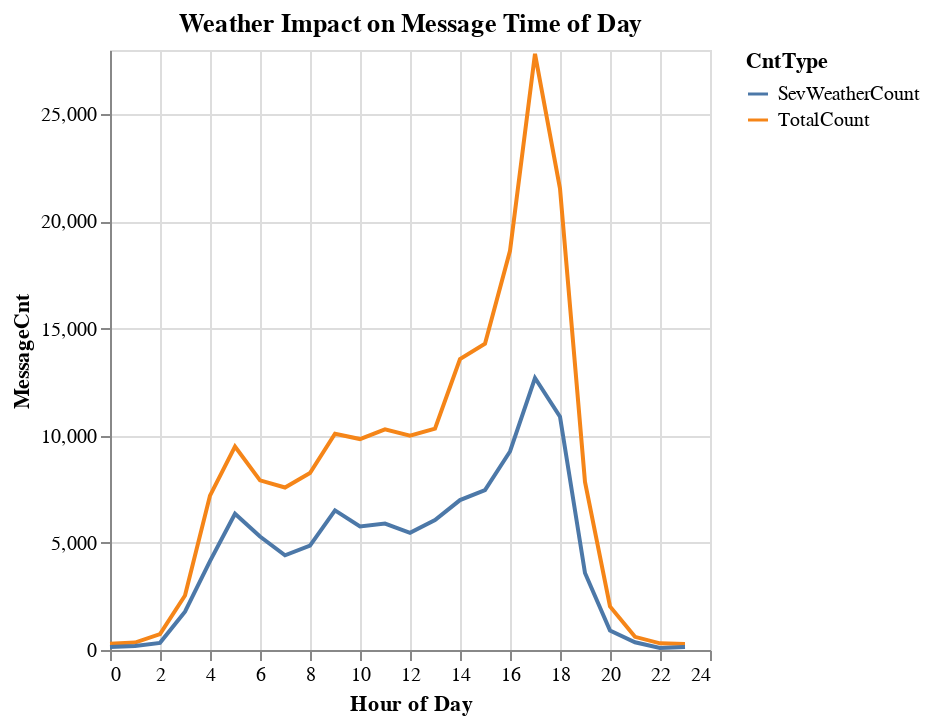

This figure's notebook cell:
### Code cell
%chart title=Weather Impact on Message Time of Day, x=CommHr, labelx=Hour of Day, y=MessageCnt, typex=q, typey=q, groupingcol=CntType, typegroupingcol=n, mark=line,  height=300, width=800

### Figure 1 — Vega-Lite specification as saved in the notebook (floating-point values rounded to 4 significant figures)
{"$schema": "https://vega.github.io/schema/vega-lite/v3.json", "data": {"format": {"type": "csv"}, "values": "\"CommHr\",\"CntType\",\"MessageCnt\"\n\"0\",\"TotalCount\",\"295\"\n\"0\",\"SevWeatherCount\",\"135\"\n\"1\",\"TotalCount\",\"345\"\n\"1\",\"SevWeatherCount\",\"187\"\n\"2\",\"TotalCount\",\"739\"\n\"2\",\"SevWeatherCount\",\"333\"\n\"3\",\"TotalCount\",\"2544\"\n\"3\",\"SevWeatherCount\",\"1787\"\n\"4\",\"SevWeatherCount\",\"4145\"\n\"4\",\"TotalCount\",\"7206\"\n\"5\",\"SevWeatherCount\",\"6360\"\n\"5\",\"TotalCount\",\"9490\"\n\"6\",\"TotalCount\",\"7916\"\n\"6\",\"SevWeatherCount\",\"5295\"\n\"7\",\"SevWeatherCount\",\"4419\"\n\"7\",\"TotalCount\",\"7584\"\n\"8\",\"SevWeatherCount\",\"4871\"\n\"8\",\"TotalCount\",\"8261\"\n\"9\",\"SevWeatherCount\",\"6514\"\n\"9\",\"TotalCount\",\"10091\"\n\"10\",\"TotalCount\",\"9843\"\n\"10\",\"SevWeatherCount\",\"5768\"\n\"11\",\"SevWeatherCount\",\"5902\"\n\"11\",\"TotalCount\",\"10299\"\n\"12\",\"SevWeatherCount\",\"5466\"\n\"12\",\"TotalCount\",\"9997\"\n\"13\",\"SevWeatherCount\",\"6066\"\n\"13\",\"TotalCount\",\"10334\"\n\"14\",\"SevWeatherCount\",\"6997\"\n\"14\",\"TotalCount\",\"13581\"\n\"15\",\"SevWeatherCount\",\"7465\"\n\"15\",\"TotalCount\",\"14295\"\n\"16\",\"TotalCount\",\"18631\"\n\"16\",\"SevWeatherCount\",\"9264\"\n\"17\",\"TotalCount\",\"27821\"\n\"17\",\"SevWeatherCount\",\"12693\"\n\"18\",\"SevWeatherCount\",\"10888\"\n\"18\",\"TotalCount\",\"21535\"\n\"19\",\"SevWeatherCount\",\"3592\"\n\"19\",\"TotalCount\",\"7844\"\n\"20\",\"TotalCount\",\"2034\"\n\"20\",\"SevWeatherCount\",\"912\"\n\"21\",\"SevWeatherCount\",\"360\"\n\"21\",\"TotalCount\",\"615\"\n\"22\",\"TotalCount\",\"312\"\n\"22\",\"SevWeatherCount\",\"93\"\n\"23\",\"SevWeatherCount\",\"144\"\n\"23\",\"TotalCount\",\"283\"\n"}, "encoding": {"color": {"field": "CntType", "type": "nominal"}, "x": {"axis": {"grid": true, "title": "Hour of Day"}, "field": "CommHr", "type": "quantitative"}, "y": {"axis": {"grid": true, "title": "MessageCnt"}, "field": "MessageCnt", "type": "quantitative"}}, "height": "300", "mark": {"color": "#4C78A8", "type": "line"}, "title": "Weather Impact on Message Time of Day", "width": "800"}
